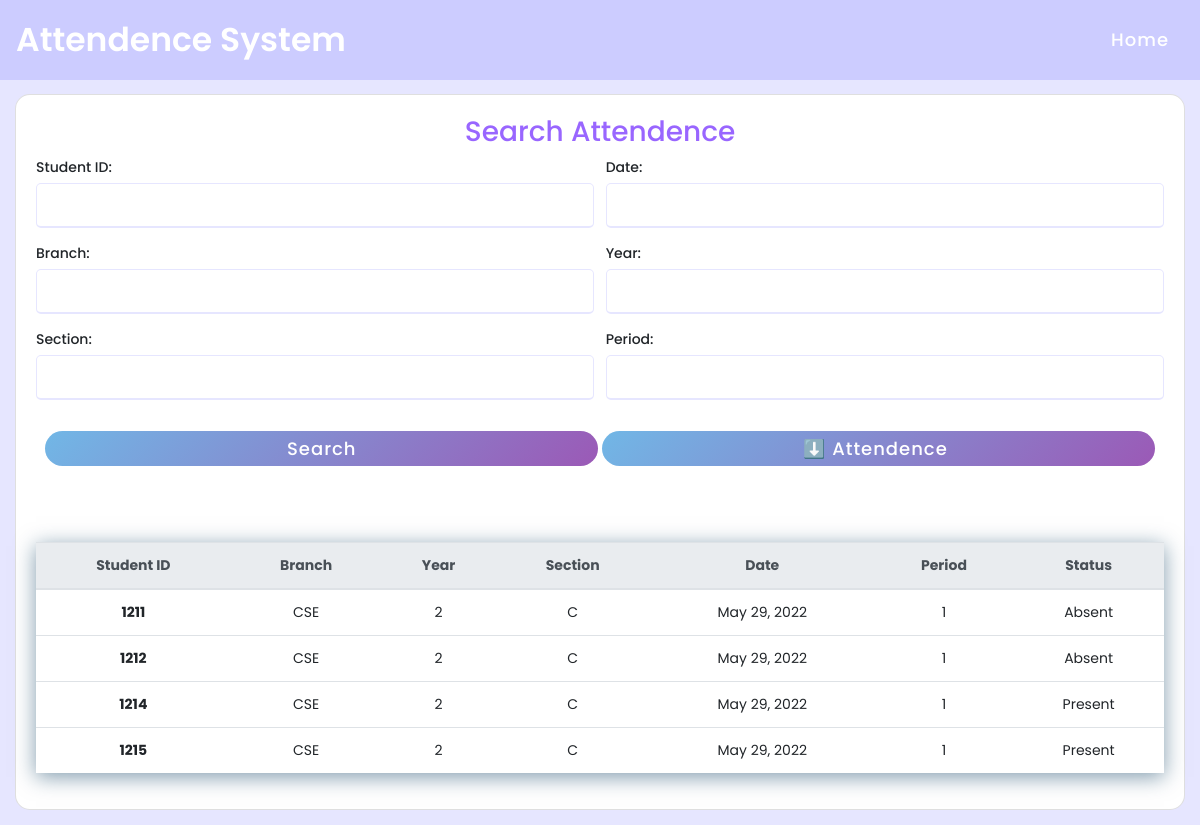
/searchattendence/, run on an earlier commit of the app's database.
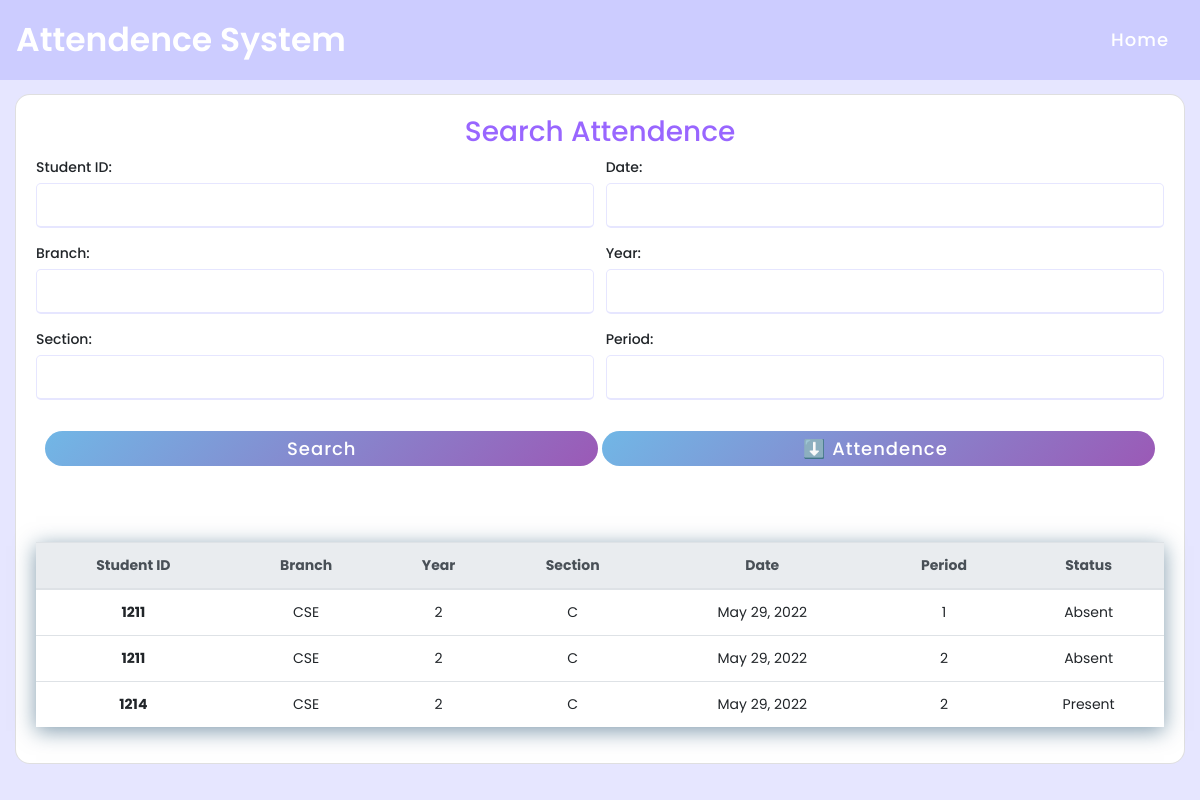
And on a later commit of the database.
### attendence_sys/models.py (models this page shows, shortened)
class Attendence(models.Model):
    Faculty_Name = models.CharField(max_length=200, null=True, blank=True)
    Student_ID = models.CharField(max_length=200, null=True, blank=True)
    date = models.DateField(auto_now_add = True, null = True)
    time = models.TimeField(auto_now_add=True, null = True)
    branch = models.CharField(max_length=200, null = True)
    year = models.CharField(max_length=200, null = True)
    section = models.CharField(max_length=200, null = True)
    period = models.CharField(max_length=200, null = True)
    status = models.CharField(max_length=200, null = True, default='Absent')

### attendence_sys/views.py (the view)
# urls.py: path('searchattendence/', views.searchAttendence, name='searchattendence'),
def searchAttendence(request):
    global attendences
    attendences= Attendence.objects.all()       #gets all data from attendence_sys_attendence table
    myFilter = AttendenceFilter(request.GET, queryset=attendences)
    attendences = myFilter.qs       #filters data
    context = {'myFilter':myFilter, 'attendences': attendences, 'ta':False}
    return render(request, 'attendence_sys/attendence.html', context)

### attendence_sys/templates/attendence_sys/attendence.html (shortened to what this page needs)
{% extends 'attendence_sys/main.html' %}
{% load static %} {% block content %}
 {% if ta == False %}
<div class="card card-body">
    <center>
        <h3>Search Attendence</h3>
    </center>
    <form method="get">
        <div class="form-group">{{myFilter.form.as_p}}</div>
        <div class="button">
            <input type="submit" value="Search" />
            <a href="{% url 'export_excel' %}">
                <input type="button" value="⬇️ Attendence " />
            </a>
        </div>
        <br />
        <div class="row">
            <table class="table">
                <thead class="thead-light">
                    <tr id="header">
                        <th>Student ID</th>
                        <th>Branch</th>
                        <th>Year</th>
                        <th>Section</th>
                        <th>Date</th>
                        <th>Period</th>
                        <th>Status</th>
                    </tr>
                </thead>
                {% for attendence in attendences %}
                <tr>
                    <th data-title="Student_ID">{{ attendence.Student_ID }}</th>
                    <td data-title="Branch">{{ attendence.branch }}</td>
                    <td data-title="Year">{{ attendence.year }}</td>
                    <td data-title="Section">{{ attendence.section }}</td>
                    <td data-title="Date">{{ attendence.date }}</td>
                    <td data-title="Period">{{ attendence.period }}</td>
                    <td data-title="Status">{{ attendence.status }}</td>
                </tr>
                {% endfor %}
            </table>
        </div>
        {% endif %} {% endblock %}

### attendence_sys/templates/attendence_sys/main.html (shortened to what this page needs)
{% load static %}
<!DOCTYPE html>
<html>
  <head>
    <link
      rel="stylesheet"
      type="text/css"
      href="{% static 'css/navbar.css' %}"
    />
    <link rel="stylesheet" type="text/css" href="{% static 'css/main.css' %}" />
    <link
      rel="stylesheet"
      type="text/css"
      href="{% static 'css/attendance.css' %}"
    />
    <link rel="stylesheet" type="text/css" href="{% static 'css/home.css' %}" />
    <link
      rel="stylesheet"
      type="text/css"
      href="{% static 'css/student_update.css' %}"
    />
    <link
      rel="stylesheet"
      href="https://cdn.jsdelivr.net/npm/bootstrap@4.3.1/dist/css/bootstrap.min.css"
    />
  </head>
  <body>
    {% include 'attendence_sys/navbar.html' %}
    <br />
    <div class="container-fluid">{% block content %} {% endblock %}</div>
  </body>
</html>

### attendence_sys/templates/attendence_sys/navbar.html (shortened to what this page needs)
{% load static %}
<nav class="navbar">
  <div class="logo" onclick="document.location='/'">
    Attendence System
  </div>
  {%if request.user.is_authenticated%}
  <ul>
    <li><span class="active">Hello,{{ request.user.faculty }} </span></li>
    <li><a href="{% url 'home' %}">Home</a></li>
    <li><a href="{% url 'account' %}">Account</a></li>
    <li><a href="{% url 'logout' %}">Logout</a></li>
  </ul>
  {%else%}
  <ul>
    <li><a href="{% url 'home' %}">Home</a></li>
  </ul>
  {%endif%}
</nav>

### static/css/navbar.css (style rules this page uses)
* { margin: 0; padding: 0; box-sizing: border-box; font-family: 'Poppins', sans-serif; }
nav { height: 80px; background: #ccccff; display: flex; align-items: center; justify-content: space-between; padding: 0px 50px 0px 100px; position: fixed; z-index: 1000 !important; }
nav .logo { font-size: 33px; color: white; font-weight: 600; cursor: pointer; }
nav ul { z-index: 1; display: flex; list-style: none; padding-top: 15px; }
nav ul li { margin: 0 5px; }
nav ul li a { color: white; text-decoration: none; font-size: 18px; font-weight: 500; letter-spacing: 1px; padding: 8px 10px; border-radius: 5px; transition: all 0.3s; }

### static/css/main.css (style rules this page uses)
body { background-color: #e6e6ff !important; }
.container-fluid { margin-top: -25px; background: #e6e6ff; display: flex; font-size: 14px; flex-direction: column; width: 100%; justify-content: center; align-items: center; padding: 15px; }
.form-group { display: flex; flex-wrap: wrap; justify-content: space-between; }
.form-group p { display: flex; flex-wrap: wrap; margin-bottom: 15px; flex-basis: 49.5%; }
h3 { color: #9966ff; }
.form-group p label { display: block; font-weight: 500; margin-bottom: 5px; }
.form-group p input { height: 45px; width: 100%; outline: none; border-radius: 5px; border: 1px solid #e6e6ff; padding-left: 15px; font-size: 16px; border-bottom-width: 2px; transition: all 0.3s ease; }
form .row { padding: 0; margin: 0; }
.button { height: 35px; margin: 15px 0px; text-align: center; }
.button input { height: 100%; width: 49%; font-size: 18px; font-weight: 500; letter-spacing: 1px; border: 0px; border-radius: 25px; color: white; background: linear-gradient(135deg, #71b7e6, #9b59b6); cursor: pointer; }

### static/css/attendance.css (style rules this page uses)
table { font-size: 14px; width: 100%; margin: 40px auto; box-shadow: 0px 4px 20px rgba(5, 57, 94, 0.5); -moz-boxshadow: 0px 4px 20px rgba(5, 57, 94, 0.5); -webkit-box-shadow: 0px 4px 20px rgba(5, 57, 94, 0.5); }
tr { text-align: center; }

### static/css/home.css (style rules this page uses)
.form-group select, .form-group input { border: 1px solid #e6e6ff; border-radius: 5px; }
.card.card-body { justify-content: center; border-radius: 15px; }

What changed in the data, as far as the page shows it:
removed Attendence: Student_ID "1212", branch "CSE", year "2", section "C", date "May 29, 2022", period "1", status "Absent"
removed Attendence: Student_ID "1214", branch "CSE", year "2", section "C", date "May 29, 2022", period "1", status "Present"
removed Attendence: Student_ID "1215", branch "CSE", year "2", section "C", date "May 29, 2022", period "1", status "Present"
added Attendence: Student_ID "1211", branch "CSE", year "2", section "C", date "May 29, 2022", period "2", status "Absent"
added Attendence: Student_ID "1214", branch "CSE", year "2", section "C", date "May 29, 2022", period "2", status "Present"
